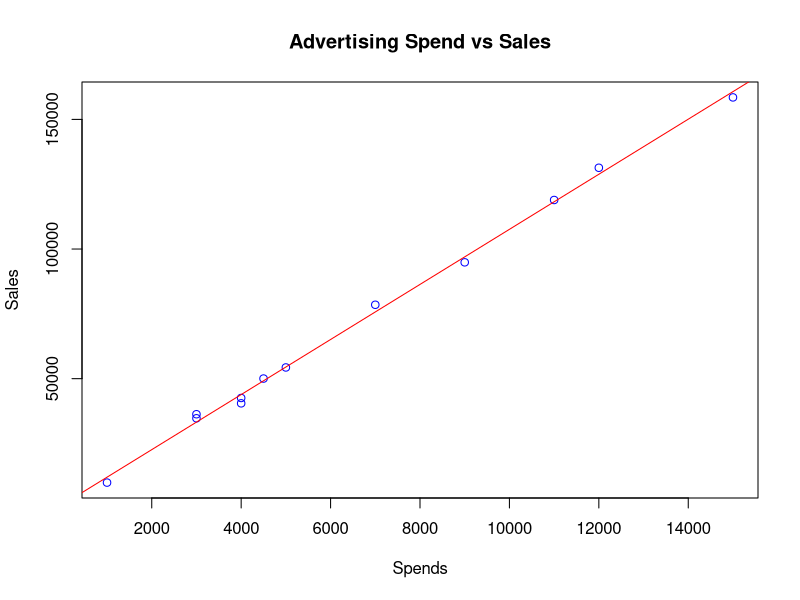

R code for this plot:
# Create the dataframe
data <- data.frame(
  Month = 1:12,
  Spends = c(1000, 4000, 5000, 4500, 3000, 4000, 9000, 11000, 15000, 12000, 7000, 3000),
  Sales = c(9914, 40487, 54324, 50044, 34719, 42551, 94871, 118914, 158484, 131348, 78504, 36284)
)

# Fit linear regression model
model <- lm(Sales ~ Spends, data = data)

# Predict sales for Spend=13500
predicted_sales <- predict(model, newdata = data.frame(Spends = 13500))
cat("Predicted Sales when Spend=13500:", predicted_sales, "\n")

# Plotting
plot(data$Spends, data$Sales, col = 'blue', xlab = 'Spends', ylab = 'Sales', main = 'Advertising Spend vs Sales')
abline(model, col = 'red')
